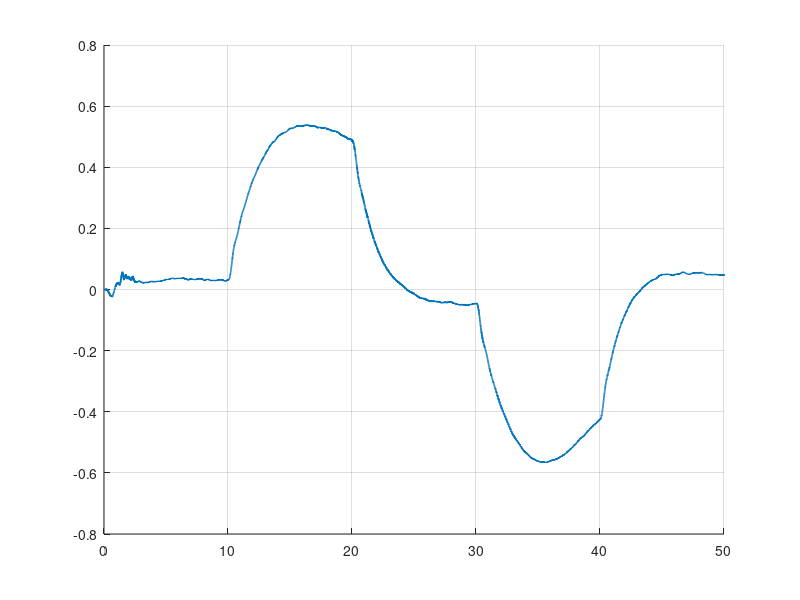

MATLAB code for this plot: (Note: this script raises an error after producing the figure.)
%% Plot Pitch from Record01 to Record09 + Input from Record01

clear;
clc;
close all;

figure;
hold on;
grid on;

% Distinct colors for Record 1-9
colors = [
    0.00 0.45 0.74;   % Blue
    0.85 0.33 0.10;   % Orange
    0.47 0.67 0.19;   % Green
    0.49 0.18 0.56;   % Purple
    0.93 0.69 0.13;   % Yellow
    0.30 0.75 0.93;   % Cyan
    0.64 0.08 0.18;   % Dark red
    0.49 0.49 0.49;   % Gray
    0.00 0.60 0.50;   % Teal
];

%% Plot pitch for all records

for i = 1:9

    % Create filename
    filename = sprintf('Record%02d.mat', i);

    % Load data
    data = load(filename);

    % Get matrix from .mat file
    vars = fieldnames(data);
    X = data.(vars{1});

    % Extract time and pitch
    time = X(1,:);
    pitch = X(7,:);

    % Keep only first 50 seconds
    idx = time <= 50;

    time = time(idx);
    pitch = pitch(idx);

    % Plot pitch with unique color
    plot(time, pitch, ...
        'LineWidth', 1.2, ...
        'Color', colors(i,:), ...
        'DisplayName', sprintf('%d', i));

end

%% Add input from Record01

% Load Record01
data = load('Record01.mat');
vars = fieldnames(data);
X = data.(vars{1});

% Extract input
time = X(1,:);
input = X(2,:);

% Keep only first 50 seconds
idx = time <= 50;

time = time(idx);
input = input(idx);

% Plot input
plot(time, input, 'k--', ...
    'LineWidth', 1.5, ...
    'Color', [0.5 0.5 0.5],...
    'DisplayName', 'Input');

%% Plot settings

xlabel('Time [s]');
ylabel('Pitch / Input');
title('Pitch 1-9 and Input');

legend('Location', 'best');

% Give some space around the data
xlim([0 50]);

ylimits = ylim;
yrange = ylimits(2) - ylimits(1);
ylim([ylimits(1) - 0.05*yrange, ...
      ylimits(2) + 0.05*yrange]);

hold off;
